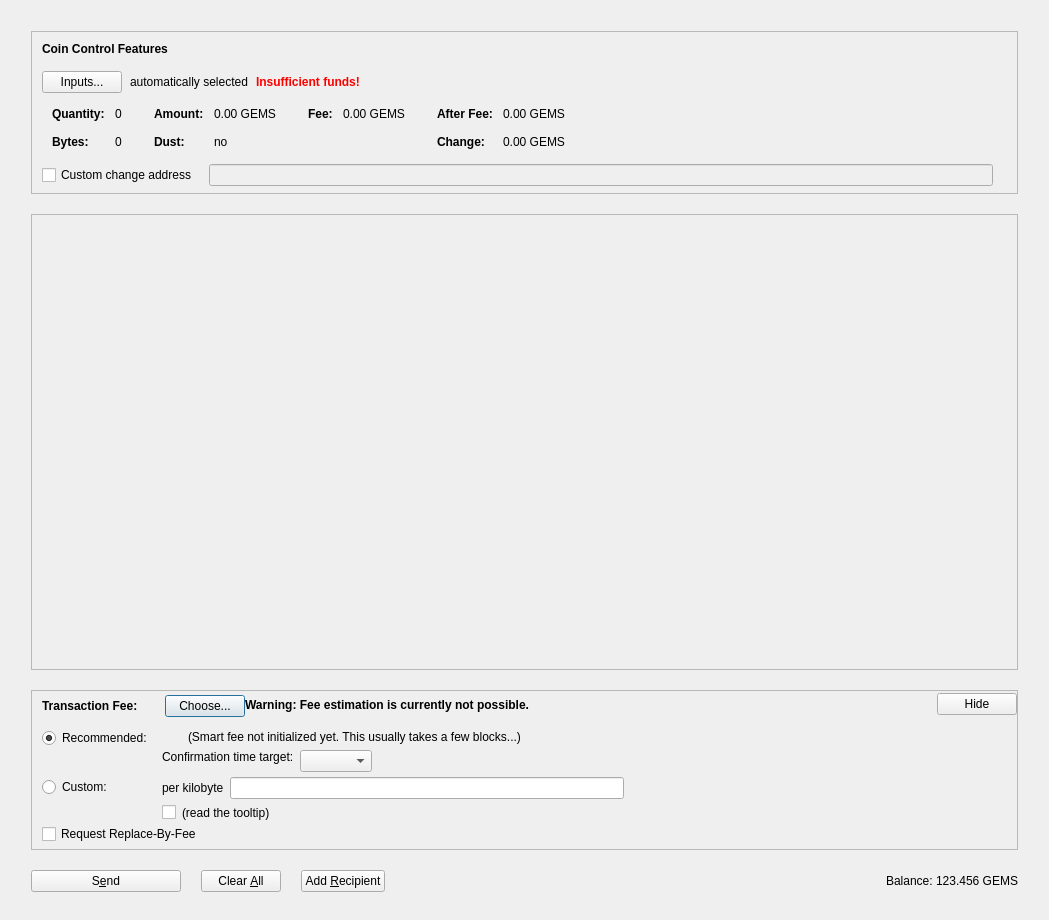
<?xml version="1.0" encoding="UTF-8"?>
<ui version="4.0">
 <class>SendCoinsDialog</class>
 <widget class="QDialog" name="SendCoinsDialog">
  <property name="geometry">
   <rect>
    <x>0</x>
    <y>0</y>
    <width>1049</width>
    <height>920</height>
   </rect>
  </property>
  <property name="windowTitle">
   <string>Send Coins</string>
  </property>
  <layout class="QVBoxLayout" name="verticalLayout" stretch="0">
   <property name="bottomMargin">
    <number>8</number>
   </property>
   <item>
    <layout class="QVBoxLayout" name="verticalLayout_3">
     <property name="spacing">
      <number>20</number>
     </property>
     <property name="leftMargin">
      <number>20</number>
     </property>
     <property name="topMargin">
      <number>20</number>
     </property>
     <property name="rightMargin">
      <number>20</number>
     </property>
     <property name="bottomMargin">
      <number>20</number>
     </property>
     <item>
      <widget class="QFrame" name="frameCoinControl">
       <property name="sizePolicy">
        <sizepolicy hsizetype="Expanding" vsizetype="Fixed">
         <horstretch>0</horstretch>
         <verstretch>0</verstretch>
        </sizepolicy>
       </property>
       <property name="maximumSize">
        <size>
         <width>16777215</width>
         <height>16777215</height>
        </size>
       </property>
       <property name="frameShape">
        <enum>QFrame::StyledPanel</enum>
       </property>
       <property name="frameShadow">
        <enum>QFrame::Sunken</enum>
       </property>
       <layout class="QVBoxLayout" name="verticalLayoutCoinControl2">
        <property name="spacing">
         <number>0</number>
        </property>
        <property name="leftMargin">
         <number>0</number>
        </property>
        <property name="topMargin">
         <number>0</number>
        </property>
        <property name="rightMargin">
         <number>0</number>
        </property>
        <property name="bottomMargin">
         <number>6</number>
        </property>
        <item>
         <layout class="QVBoxLayout" name="verticalLayoutCoinControl" stretch="0,0,0,0,0">
          <property name="spacing">
           <number>0</number>
          </property>
          <property name="leftMargin">
           <number>10</number>
          </property>
          <property name="topMargin">
           <number>10</number>
          </property>
          <item>
           <layout class="QHBoxLayout" name="horizontalLayoutCoinControl1">
            <property name="bottomMargin">
             <number>15</number>
            </property>
            <item>
             <widget class="QLabel" name="labelCoinControlFeatures">
              <property name="sizePolicy">
               <sizepolicy hsizetype="Preferred" vsizetype="Maximum">
                <horstretch>0</horstretch>
                <verstretch>0</verstretch>
               </sizepolicy>
              </property>
              <property name="font">
               <font>
                <weight>75</weight>
                <bold>true</bold>
               </font>
              </property>
              <property name="styleSheet">
               <string notr="true">font-weight:bold;</string>
              </property>
              <property name="text">
               <string>Coin Control Features</string>
              </property>
             </widget>
            </item>
           </layout>
          </item>
          <item>
           <layout class="QHBoxLayout" name="horizontalLayoutCoinControl2" stretch="0,0,0,0">
            <property name="spacing">
             <number>8</number>
            </property>
            <property name="bottomMargin">
             <number>10</number>
            </property>
            <item>
             <widget class="QPushButton" name="pushButtonCoinControl">
              <property name="styleSheet">
               <string notr="true"/>
              </property>
              <property name="text">
               <string>Inputs...</string>
              </property>
              <property name="autoDefault">
               <bool>false</bool>
              </property>
             </widget>
            </item>
            <item>
             <widget class="QLabel" name="labelCoinControlAutomaticallySelected">
              <property name="text">
               <string>automatically selected</string>
              </property>
              <property name="margin">
               <number>5</number>
              </property>
             </widget>
            </item>
            <item>
             <widget class="QLabel" name="labelCoinControlInsuffFunds">
              <property name="font">
               <font>
                <weight>75</weight>
                <bold>true</bold>
               </font>
              </property>
              <property name="styleSheet">
               <string notr="true">color:red;font-weight:bold;</string>
              </property>
              <property name="text">
               <string>Insufficient funds!</string>
              </property>
              <property name="margin">
               <number>5</number>
              </property>
             </widget>
            </item>
            <item>
             <spacer name="horizontalSpacerCoinControl">
              <property name="orientation">
               <enum>Qt::Horizontal</enum>
              </property>
              <property name="sizeHint" stdset="0">
               <size>
                <width>40</width>
                <height>1</height>
               </size>
              </property>
             </spacer>
            </item>
           </layout>
          </item>
          <item>
           <widget class="QWidget" name="widgetCoinControl" native="true">
            <property name="sizePolicy">
             <sizepolicy hsizetype="Preferred" vsizetype="Preferred">
              <horstretch>0</horstretch>
              <verstretch>0</verstretch>
             </sizepolicy>
            </property>
            <property name="minimumSize">
             <size>
              <width>0</width>
              <height>0</height>
             </size>
            </property>
            <property name="styleSheet">
             <string notr="true"/>
            </property>
            <layout class="QHBoxLayout" name="horizontalLayoutCoinControl5">
             <property name="leftMargin">
              <number>0</number>
             </property>
             <property name="topMargin">
              <number>0</number>
             </property>
             <property name="rightMargin">
              <number>0</number>
             </property>
             <property name="bottomMargin">
              <number>0</number>
             </property>
             <item>
              <layout class="QHBoxLayout" name="horizontalLayoutCoinControl3" stretch="0,0,0,1">
               <property name="spacing">
                <number>20</number>
               </property>
               <property name="topMargin">
                <number>0</number>
               </property>
               <property name="bottomMargin">
                <number>10</number>
               </property>
               <item>
                <layout class="QFormLayout" name="formLayoutCoinControl1">
                 <property name="horizontalSpacing">
                  <number>10</number>
                 </property>
                 <property name="verticalSpacing">
                  <number>14</number>
                 </property>
                 <property name="leftMargin">
                  <number>10</number>
                 </property>
                 <property name="topMargin">
                  <number>4</number>
                 </property>
                 <property name="rightMargin">
                  <number>6</number>
                 </property>
                 <item row="0" column="0">
                  <widget class="QLabel" name="labelCoinControlQuantityText">
                   <property name="font">
                    <font>
                     <weight>75</weight>
                     <bold>true</bold>
                    </font>
                   </property>
                   <property name="text">
                    <string>Quantity:</string>
                   </property>
                   <property name="margin">
                    <number>0</number>
                   </property>
                  </widget>
                 </item>
                 <item row="0" column="1">
                  <widget class="QLabel" name="labelCoinControlQuantity">
                   <property name="cursor">
                    <cursorShape>IBeamCursor</cursorShape>
                   </property>
                   <property name="contextMenuPolicy">
                    <enum>Qt::ActionsContextMenu</enum>
                   </property>
                   <property name="text">
                    <string notr="true">0</string>
                   </property>
                   <property name="margin">
                    <number>0</number>
                   </property>
                   <property name="textInteractionFlags">
                    <set>Qt::LinksAccessibleByMouse|Qt::TextSelectableByKeyboard|Qt::TextSelectableByMouse</set>
                   </property>
                  </widget>
                 </item>
                 <item row="1" column="0">
                  <widget class="QLabel" name="labelCoinControlBytesText">
                   <property name="font">
                    <font>
                     <weight>75</weight>
                     <bold>true</bold>
                    </font>
                   </property>
                   <property name="text">
                    <string>Bytes:</string>
                   </property>
                  </widget>
                 </item>
                 <item row="1" column="1">
                  <widget class="QLabel" name="labelCoinControlBytes">
                   <property name="cursor">
                    <cursorShape>IBeamCursor</cursorShape>
                   </property>
                   <property name="contextMenuPolicy">
                    <enum>Qt::ActionsContextMenu</enum>
                   </property>
                   <property name="text">
                    <string notr="true">0</string>
                   </property>
                   <property name="textInteractionFlags">
                    <set>Qt::LinksAccessibleByMouse|Qt::TextSelectableByKeyboard|Qt::TextSelectableByMouse</set>
                   </property>
                  </widget>
                 </item>
                </layout>
               </item>
               <item>
                <layout class="QFormLayout" name="formLayoutCoinControl2">
                 <property name="horizontalSpacing">
                  <number>10</number>
                 </property>
                 <property name="verticalSpacing">
                  <number>14</number>
                 </property>
                 <property name="leftMargin">
                  <number>6</number>
                 </property>
                 <property name="topMargin">
                  <number>4</number>
                 </property>
                 <property name="rightMargin">
                  <number>6</number>
                 </property>
                 <item row="0" column="0">
                  <widget class="QLabel" name="labelCoinControlAmountText">
                   <property name="font">
                    <font>
                     <weight>75</weight>
                     <bold>true</bold>
                    </font>
                   </property>
                   <property name="text">
                    <string>Amount:</string>
                   </property>
                   <property name="margin">
                    <number>0</number>
                   </property>
                  </widget>
                 </item>
                 <item row="0" column="1">
                  <widget class="QLabel" name="labelCoinControlAmount">
                   <property name="cursor">
                    <cursorShape>IBeamCursor</cursorShape>
                   </property>
                   <property name="contextMenuPolicy">
                    <enum>Qt::ActionsContextMenu</enum>
                   </property>
                   <property name="text">
                    <string notr="true">0.00 GEMS</string>
                   </property>
                   <property name="textInteractionFlags">
                    <set>Qt::LinksAccessibleByMouse|Qt::TextSelectableByKeyboard|Qt::TextSelectableByMouse</set>
                   </property>
                  </widget>
                 </item>
                 <item row="1" column="0">
                  <widget class="QLabel" name="labelCoinControlLowOutputText">
                   <property name="font">
                    <font>
                     <weight>75</weight>
                     <bold>true</bold>
                    </font>
                   </property>
                   <property name="text">
                    <string>Dust:</string>
                   </property>
                  </widget>
                 </item>
                 <item row="1" column="1">
                  <widget class="QLabel" name="labelCoinControlLowOutput">
                   <property name="cursor">
                    <cursorShape>IBeamCursor</cursorShape>
                   </property>
                   <property name="contextMenuPolicy">
                    <enum>Qt::ActionsContextMenu</enum>
                   </property>
                   <property name="text">
                    <string notr="true">no</string>
                   </property>
                   <property name="textInteractionFlags">
                    <set>Qt::LinksAccessibleByMouse|Qt::TextSelectableByKeyboard|Qt::TextSelectableByMouse</set>
                   </property>
                  </widget>
                 </item>
                </layout>
               </item>
               <item>
                <layout class="QFormLayout" name="formLayoutCoinControl3">
                 <property name="horizontalSpacing">
                  <number>10</number>
                 </property>
                 <property name="verticalSpacing">
                  <number>14</number>
                 </property>
                 <property name="leftMargin">
                  <number>6</number>
                 </property>
                 <property name="topMargin">
                  <number>4</number>
                 </property>
                 <property name="rightMargin">
                  <number>6</number>
                 </property>
                 <item row="0" column="0">
                  <widget class="QLabel" name="labelCoinControlFeeText">
                   <property name="font">
                    <font>
                     <weight>75</weight>
                     <bold>true</bold>
                    </font>
                   </property>
                   <property name="text">
                    <string>Fee:</string>
                   </property>
                   <property name="margin">
                    <number>0</number>
                   </property>
                  </widget>
                 </item>
                 <item row="0" column="1">
                  <widget class="QLabel" name="labelCoinControlFee">
                   <property name="cursor">
                    <cursorShape>IBeamCursor</cursorShape>
                   </property>
                   <property name="contextMenuPolicy">
                    <enum>Qt::ActionsContextMenu</enum>
                   </property>
                   <property name="text">
                    <string notr="true">0.00 GEMS</string>
                   </property>
                   <property name="textInteractionFlags">
                    <set>Qt::LinksAccessibleByMouse|Qt::TextSelectableByKeyboard|Qt::TextSelectableByMouse</set>
                   </property>
                  </widget>
                 </item>
                </layout>
               </item>
               <item>
                <layout class="QFormLayout" name="formLayoutCoinControl4">
                 <property name="horizontalSpacing">
                  <number>10</number>
                 </property>
                 <property name="verticalSpacing">
                  <number>14</number>
                 </property>
                 <property name="leftMargin">
                  <number>6</number>
                 </property>
                 <property name="topMargin">
                  <number>4</number>
                 </property>
                 <property name="rightMargin">
                  <number>6</number>
                 </property>
                 <item row="0" column="0">
                  <widget class="QLabel" name="labelCoinControlAfterFeeText">
                   <property name="font">
                    <font>
                     <weight>75</weight>
                     <bold>true</bold>
                    </font>
                   </property>
                   <property name="text">
                    <string>After Fee:</string>
                   </property>
                   <property name="margin">
                    <number>0</number>
                   </property>
                  </widget>
                 </item>
                 <item row="0" column="1">
                  <widget class="QLabel" name="labelCoinControlAfterFee">
                   <property name="cursor">
                    <cursorShape>IBeamCursor</cursorShape>
                   </property>
                   <property name="contextMenuPolicy">
                    <enum>Qt::ActionsContextMenu</enum>
                   </property>
                   <property name="text">
                    <string notr="true">0.00 GEMS</string>
                   </property>
                   <property name="textInteractionFlags">
                    <set>Qt::LinksAccessibleByMouse|Qt::TextSelectableByKeyboard|Qt::TextSelectableByMouse</set>
                   </property>
                  </widget>
                 </item>
                 <item row="1" column="0">
                  <widget class="QLabel" name="labelCoinControlChangeText">
                   <property name="font">
                    <font>
                     <weight>75</weight>
                     <bold>true</bold>
                    </font>
                   </property>
                   <property name="text">
                    <string>Change:</string>
                   </property>
                  </widget>
                 </item>
                 <item row="1" column="1">
                  <widget class="QLabel" name="labelCoinControlChange">
                   <property name="cursor">
                    <cursorShape>IBeamCursor</cursorShape>
                   </property>
                   <property name="contextMenuPolicy">
                    <enum>Qt::ActionsContextMenu</enum>
                   </property>
                   <property name="text">
                    <string notr="true">0.00 GEMS</string>
                   </property>
                   <property name="textInteractionFlags">
                    <set>Qt::LinksAccessibleByMouse|Qt::TextSelectableByKeyboard|Qt::TextSelectableByMouse</set>
                   </property>
                  </widget>
                 </item>
                </layout>
               </item>
              </layout>
             </item>
            </layout>
           </widget>
          </item>
          <item>
           <layout class="QHBoxLayout" name="horizontalLayoutCoinControl4" stretch="0,0,0">
            <property name="spacing">
             <number>12</number>
            </property>
            <property name="sizeConstraint">
             <enum>QLayout::SetDefaultConstraint</enum>
            </property>
            <property name="topMargin">
             <number>5</number>
            </property>
            <property name="rightMargin">
             <number>5</number>
            </property>
            <item>
             <widget class="QCheckBox" name="checkBoxCoinControlChange">
              <property name="toolTip">
               <string>If this is activated, but the change address is empty or invalid, change will be sent to a newly generated address.</string>
              </property>
              <property name="text">
               <string>Custom change address</string>
              </property>
             </widget>
            </item>
            <item>
             <widget class="QValidatedLineEdit" name="lineEditCoinControlChange">
              <property name="enabled">
               <bool>false</bool>
              </property>
              <property name="sizePolicy">
               <sizepolicy hsizetype="Expanding" vsizetype="Fixed">
                <horstretch>0</horstretch>
                <verstretch>0</verstretch>
               </sizepolicy>
              </property>
             </widget>
            </item>
            <item>
             <widget class="QLabel" name="labelCoinControlChangeLabel">
              <property name="sizePolicy">
               <sizepolicy hsizetype="Preferred" vsizetype="Expanding">
                <horstretch>0</horstretch>
                <verstretch>0</verstretch>
               </sizepolicy>
              </property>
              <property name="minimumSize">
               <size>
                <width>0</width>
                <height>0</height>
               </size>
              </property>
              <property name="text">
               <string/>
              </property>
              <property name="margin">
               <number>3</number>
              </property>
             </widget>
            </item>
           </layout>
          </item>
          <item>
           <spacer name="verticalSpacerCoinControl">
            <property name="orientation">
             <enum>Qt::Vertical</enum>
            </property>
            <property name="sizeHint" stdset="0">
             <size>
              <width>800</width>
              <height>1</height>
             </size>
            </property>
           </spacer>
          </item>
         </layout>
        </item>
       </layout>
      </widget>
     </item>
     <item>
      <widget class="QScrollArea" name="scrollArea">
       <property name="widgetResizable">
        <bool>true</bool>
       </property>
       <widget class="QWidget" name="scrollAreaWidgetContents">
        <property name="geometry">
         <rect>
          <x>0</x>
          <y>0</y>
          <width>989</width>
          <height>355</height>
         </rect>
        </property>
        <layout class="QVBoxLayout" name="verticalLayout_2" stretch="0,0">
         <property name="leftMargin">
          <number>0</number>
         </property>
         <property name="topMargin">
          <number>0</number>
         </property>
         <property name="rightMargin">
          <number>0</number>
         </property>
         <property name="bottomMargin">
          <number>0</number>
         </property>
         <item>
          <layout class="QVBoxLayout" name="entries">
           <property name="spacing">
            <number>6</number>
           </property>
          </layout>
         </item>
         <item>
          <spacer name="verticalSpacer">
           <property name="orientation">
            <enum>Qt::Vertical</enum>
           </property>
           <property name="sizeType">
            <enum>QSizePolicy::MinimumExpanding</enum>
           </property>
           <property name="sizeHint" stdset="0">
            <size>
             <width>20</width>
             <height>200</height>
            </size>
           </property>
          </spacer>
         </item>
        </layout>
       </widget>
      </widget>
     </item>
     <item>
      <widget class="QFrame" name="frameFee">
       <property name="sizePolicy">
        <sizepolicy hsizetype="Expanding" vsizetype="Fixed">
         <horstretch>0</horstretch>
         <verstretch>0</verstretch>
        </sizepolicy>
       </property>
       <property name="maximumSize">
        <size>
         <width>16777215</width>
         <height>16777215</height>
        </size>
       </property>
       <property name="frameShape">
        <enum>QFrame::StyledPanel</enum>
       </property>
       <property name="frameShadow">
        <enum>QFrame::Sunken</enum>
       </property>
       <layout class="QVBoxLayout" name="verticalLayoutFee1">
        <property name="spacing">
         <number>0</number>
        </property>
        <property name="leftMargin">
         <number>0</number>
        </property>
        <property name="topMargin">
         <number>0</number>
        </property>
        <property name="rightMargin">
         <number>0</number>
        </property>
        <property name="bottomMargin">
         <number>0</number>
        </property>
        <item>
         <layout class="QVBoxLayout" name="verticalLayoutFee2" stretch="0,0,0">
          <property name="spacing">
           <number>0</number>
          </property>
          <property name="leftMargin">
           <number>10</number>
          </property>
          <property name="topMargin">
           <number>0</number>
          </property>
          <item>
           <layout class="QHBoxLayout" name="horizontalLayoutFee1">
            <property name="bottomMargin">
             <number>0</number>
            </property>
            <item>
             <layout class="QVBoxLayout" name="verticalLayoutFee7">
              <property name="spacing">
               <number>0</number>
              </property>
              <item>
               <spacer name="verticalSpacerSmartFee">
                <property name="orientation">
                 <enum>Qt::Vertical</enum>
                </property>
                <property name="sizeType">
                 <enum>QSizePolicy::Fixed</enum>
                </property>
                <property name="sizeHint" stdset="0">
                 <size>
                  <width>1</width>
                  <height>4</height>
                 </size>
                </property>
               </spacer>
              </item>
              <item>
               <layout class="QHBoxLayout" name="horizontalLayoutSmartFee">
                <property name="spacing">
                 <number>10</number>
                </property>
                <item>
                 <widget class="QLabel" name="labelFeeHeadline">
                  <property name="sizePolicy">
                   <sizepolicy hsizetype="Preferred" vsizetype="Maximum">
                    <horstretch>0</horstretch>
                    <verstretch>0</verstretch>
                   </sizepolicy>
                  </property>
                  <property name="font">
                   <font>
                    <weight>75</weight>
                    <bold>true</bold>
                   </font>
                  </property>
                  <property name="styleSheet">
                   <string notr="true">font-weight:bold;</string>
                  </property>
                  <property name="text">
                   <string>Transaction Fee:</string>
                  </property>
                 </widget>
                </item>
                <item>
                 <widget class="QLabel" name="labelFeeMinimized">
                  <property name="text">
                   <string/>
                  </property>
                 </widget>
                </item>
                <item>
                 <widget class="QPushButton" name="buttonChooseFee">
                  <property name="text">
                   <string>Choose...</string>
                  </property>
                 </widget>
                </item>
               </layout>
              </item>
              <item>
               <spacer name="verticalSpacer_5">
                <property name="orientation">
                 <enum>Qt::Vertical</enum>
                </property>
                <property name="sizeHint" stdset="0">
                 <size>
                  <width>1</width>
                  <height>1</height>
                 </size>
                </property>
               </spacer>
              </item>
             </layout>
            </item>
            <item>
             <widget class="QLabel" name="fallbackFeeWarningLabel">
              <property name="font">
               <font>
                <weight>75</weight>
                <bold>true</bold>
               </font>
              </property>
              <property name="toolTip">
               <string>Using the fallbackfee can result in sending a transaction that will take several hours or days (or never) to confirm. Consider choosing your fee manually or wait until you have validated the complete chain.</string>
              </property>
              <property name="text">
               <string>Warning: Fee estimation is currently not possible.</string>
              </property>
              <property name="wordWrap">
               <bool>false</bool>
              </property>
             </widget>
            </item>
            <item>
             <spacer name="horizontalSpacer_4">
              <property name="orientation">
               <enum>Qt::Horizontal</enum>
              </property>
              <property name="sizeType">
               <enum>QSizePolicy::MinimumExpanding</enum>
              </property>
              <property name="sizeHint" stdset="0">
               <size>
                <width>40</width>
                <height>20</height>
               </size>
              </property>
             </spacer>
            </item>
            <item>
             <widget class="QPushButton" name="buttonMinimizeFee">
              <property name="toolTip">
               <string>collapse fee-settings</string>
              </property>
              <property name="text">
               <string>Hide</string>
              </property>
             </widget>
            </item>
           </layout>
          </item>
          <item>
           <widget class="QFrame" name="frameFeeSelection">
            <layout class="QVBoxLayout" name="verticalLayoutFee12">
             <property name="spacing">
              <number>0</number>
             </property>
             <property name="leftMargin">
              <number>0</number>
             </property>
             <property name="topMargin">
              <number>0</number>
             </property>
             <property name="rightMargin">
              <number>0</number>
             </property>
             <property name="bottomMargin">
              <number>0</number>
             </property>
             <item>
              <layout class="QGridLayout" name="gridLayoutFee">
               <property name="topMargin">
                <number>10</number>
               </property>
               <property name="bottomMargin">
                <number>4</number>
               </property>
               <property name="horizontalSpacing">
                <number>10</number>
               </property>
               <property name="verticalSpacing">
                <number>4</number>
               </property>
               <item row="1" column="1">
                <layout class="QVBoxLayout" name="verticalLayoutFee8">
                 <property name="spacing">
                  <number>6</number>
                 </property>
                 <item>
                  <layout class="QHBoxLayout" name="horizontalLayoutFee13">
                   <item>
                    <widget class="QLabel" name="labelCustomPerKilobyte">
                     <property name="toolTip">
                      <string>If the custom fee is set to 1000 satoshis and the transaction is only 250 bytes, then &quot;per kilobyte&quot; only pays 250 satoshis in fee, while &quot;total at least&quot; pays 1000 satoshis. For transactions bigger than a kilobyte both pay by kilobyte.</string>
                     </property>
                     <property name="text">
                      <string>per kilobyte</string>
                     </property>
                    </widget>
                   </item>
                   <item>
                    <widget class="GemmaAmountField" name="customFee"/>
                   </item>
                   <item>
                    <spacer name="horizontalSpacer_6">
                     <property name="orientation">
                      <enum>Qt::Horizontal</enum>
                     </property>
                     <property name="sizeHint" stdset="0">
                      <size>
                       <width>1</width>
                       <height>1</height>
                      </size>
                     </property>
                    </spacer>
                   </item>
                  </layout>
                 </item>
                 <item>
                  <layout class="QHBoxLayout" name="horizontalLayoutFee8">
                   <item>
                    <widget class="QCheckBox" name="checkBoxMinimumFee">
                     <property name="toolTip">
                      <string>Paying only the minimum fee is just fine as long as there is less transaction volume than space in the blocks. But be aware that this can end up in a never confirming transaction once there is more demand for gemma transactions than the network can process.</string>
                     </property>
                     <property name="text">
                      <string/>
                     </property>
                    </widget>
                   </item>
                   <item>
                    <widget class="QLabel" name="labelMinFeeWarning">
                     <property name="enabled">
                      <bool>true</bool>
                     </property>
                     <property name="toolTip">
                      <string>Paying only the minimum fee is just fine as long as there is less transaction volume than space in the blocks. But be aware that this can end up in a never confirming transaction once there is more demand for gemma transactions than the network can process.</string>
                     </property>
                     <property name="text">
                      <string>(read the tooltip)</string>
                     </property>
                     <property name="margin">
                      <number>5</number>
                     </property>
                    </widget>
                   </item>
                   <item>
                    <spacer name="horizontalSpacer_2">
                     <property name="orientation">
                      <enum>Qt::Horizontal</enum>
                     </property>
                     <property name="sizeHint" stdset="0">
                      <size>
                       <width>1</width>
                       <height>1</height>
                      </size>
                     </property>
                    </spacer>
                   </item>
                  </layout>
                 </item>
                </layout>
               </item>
               <item row="0" column="0">
                <layout class="QVBoxLayout" name="verticalLayoutFee4" stretch="0,1">
                 <item>
                  <widget class="QRadioButton" name="radioSmartFee">
                   <property name="text">
                    <string>Recommended:</string>
                   </property>
                   <property name="checked">
                    <bool>true</bool>
                   </property>
                   <attribute name="buttonGroup">
                    <string notr="true">groupFee</string>
                   </attribute>
                  </widget>
                 </item>
                 <item>
                  <spacer name="verticalSpacer_2">
                   <property name="orientation">
                    <enum>Qt::Vertical</enum>
                   </property>
                   <property name="sizeHint" stdset="0">
                    <size>
                     <width>1</width>
                     <height>1</height>
                    </size>
                   </property>
                  </spacer>
                 </item>
                </layout>
               </item>
               <item row="1" column="0">
                <layout class="QVBoxLayout" name="verticalLayoutFee9" stretch="0,1">
                 <item>
                  <widget class="QRadioButton" name="radioCustomFee">
                   <property name="text">
                    <string>Custom:</string>
                   </property>
                   <attribute name="buttonGroup">
                    <string notr="true">groupFee</string>
                   </attribute>
                  </widget>
                 </item>
                 <item>
                  <spacer name="verticalSpacer_6">
                   <property name="orientation">
                    <enum>Qt::Vertical</enum>
                   </property>
                   <property name="sizeHint" stdset="0">
                    <size>
                     <width>1</width>
                     <height>1</height>
                    </size>
                   </property>
                  </spacer>
                 </item>
                </layout>
               </item>
               <item row="0" column="1">
                <layout class="QVBoxLayout" name="verticalLayoutFee3" stretch="0,0,1">
                 <property name="spacing">
                  <number>6</number>
                 </property>
                 <property name="topMargin">
                  <number>2</number>
                 </property>
                 <item>
                  <layout class="QHBoxLayout" name="horizontalLayoutFee12">
                   <item>
                    <widget class="QLabel" name="labelSmartFee">
                     <property name="text">
                      <string/>
                     </property>
                     <property name="margin">
                      <number>2</number>
                     </property>
                    </widget>
                   </item>
                   <item>
                    <widget class="QLabel" name="labelFeeEstimation">
                     <property name="text">
                      <string/>
                     </property>
                    </widget>
                   </item>
                   <item>
                    <widget class="QLabel" name="labelSmartFee2">
                     <property name="text">
                      <string>(Smart fee not initialized yet. This usually takes a few blocks...)</string>
                     </property>
                     <property name="margin">
                      <number>2</number>
                     </property>
                    </widget>
                   </item>
                   <item>
                    <spacer name="horizontalSpacer_5">
                     <property name="orientation">
                      <enum>Qt::Horizontal</enum>
                     </property>
                     <property name="sizeHint" stdset="0">
                      <size>
                       <width>1</width>
                       <height>1</height>
                      </size>
                     </property>
                    </spacer>
                   </item>
                  </layout>
                 </item>
                 <item>
                  <layout class="QHBoxLayout" name="horizontalLayoutFee9">
                   <item>
                    <layout class="QVBoxLayout" name="verticalLayoutFee6">
                     <item>
                      <widget class="QLabel" name="labelSmartFee3">
                       <property name="text">
                        <string>Confirmation time target:</string>
                       </property>
                       <property name="margin">
                        <number>2</number>
                       </property>
                      </widget>
                     </item>
                     <item>
                      <spacer name="verticalSpacer_3">
                       <property name="orientation">
                        <enum>Qt::Vertical</enum>
                       </property>
                       <property name="sizeHint" stdset="0">
                        <size>
                         <width>1</width>
                         <height>1</height>
                        </size>
                       </property>
                      </spacer>
                     </item>
                    </layout>
                   </item>
                   <item>
                    <layout class="QVBoxLayout" name="verticalLayoutFee5">
                     <property name="rightMargin">
                      <number>30</number>
                     </property>
                     <item>
                      <layout class="QHBoxLayout" name="horizontalLayoutConfTarget">
                       <property name="bottomMargin">
                        <number>0</number>
                       </property>
                       <item>
                        <widget class="QComboBox" name="confTargetSelector"/>
                       </item>
                       <item>
                        <spacer name="horizontalSpacerConfTarget">
                         <property name="orientation">
                          <enum>Qt::Horizontal</enum>
                         </property>
                         <property name="sizeHint" stdset="0">
                          <size>
                           <width>40</width>
                           <height>20</height>
                          </size>
                         </property>
                        </spacer>
                       </item>
                      </layout>
                     </item>
                    </layout>
                   </item>
                  </layout>
                 </item>
                 <item>
                  <spacer name="verticalSpacer_4">
                   <property name="orientation">
                    <enum>Qt::Vertical</enum>
                   </property>
                   <property name="sizeHint" stdset="0">
                    <size>
                     <width>1</width>
                     <height>1</height>
                    </size>
                   </property>
                  </spacer>
                 </item>
                </layout>
               </item>
              </layout>
             </item>
             <item>
              <widget class="QCheckBox" name="optInRBF">
               <property name="toolTip">
                <string>Indicates that the sender may wish to replace this transaction with a new one paying higher fees (prior to being confirmed).</string>
               </property>
               <property name="text">
                <string>Request Replace-By-Fee</string>
               </property>
              </widget>
             </item>
            </layout>
           </widget>
          </item>
          <item>
           <spacer name="verticalSpacerFee">
            <property name="orientation">
             <enum>Qt::Vertical</enum>
            </property>
            <property name="sizeHint" stdset="0">
             <size>
              <width>40</width>
              <height>5</height>
             </size>
            </property>
           </spacer>
          </item>
         </layout>
        </item>
       </layout>
      </widget>
     </item>
     <item>
      <layout class="QHBoxLayout" name="horizontalLayout">
       <item>
        <widget class="QPushButton" name="sendButton">
         <property name="minimumSize">
          <size>
           <width>150</width>
           <height>0</height>
          </size>
         </property>
         <property name="toolTip">
          <string>Confirm the send action</string>
         </property>
         <property name="text">
          <string>S&amp;end</string>
         </property>
         <property name="icon">
          <iconset resource="../gemma.qrc">
           <normaloff>:/icons/send</normaloff>:/icons/send</iconset>
         </property>
         <property name="autoDefault">
          <bool>false</bool>
         </property>
         <property name="default">
          <bool>false</bool>
         </property>
        </widget>
       </item>
       <item>
        <widget class="QPushButton" name="clearButton">
         <property name="sizePolicy">
          <sizepolicy hsizetype="Minimum" vsizetype="Fixed">
           <horstretch>0</horstretch>
           <verstretch>0</verstretch>
          </sizepolicy>
         </property>
         <property name="toolTip">
          <string>Clear all fields of the form.</string>
         </property>
         <property name="text">
          <string>Clear &amp;All</string>
         </property>
         <property name="icon">
          <iconset resource="../gemma.qrc">
           <normaloff>:/icons/remove</normaloff>:/icons/remove</iconset>
         </property>
         <property name="autoDefault">
          <bool>false</bool>
         </property>
        </widget>
       </item>
       <item>
        <widget class="QPushButton" name="addButton">
         <property name="toolTip">
          <string>Send to multiple recipients at once</string>
         </property>
         <property name="text">
          <string>Add &amp;Recipient</string>
         </property>
         <property name="icon">
          <iconset resource="../gemma.qrc">
           <normaloff>:/icons/add</normaloff>:/icons/add</iconset>
         </property>
         <property name="autoDefault">
          <bool>false</bool>
         </property>
        </widget>
       </item>
       <item>
        <spacer name="horizontalSpacer">
         <property name="orientation">
          <enum>Qt::Horizontal</enum>
         </property>
         <property name="sizeHint" stdset="0">
          <size>
           <width>40</width>
           <height>20</height>
          </size>
         </property>
        </spacer>
       </item>
       <item>
        <layout class="QHBoxLayout" name="horizontalLayout_2">
         <property name="spacing">
          <number>3</number>
         </property>
         <item>
          <widget class="QLabel" name="label">
           <property name="sizePolicy">
            <sizepolicy hsizetype="Preferred" vsizetype="Fixed">
             <horstretch>0</horstretch>
             <verstretch>0</verstretch>
            </sizepolicy>
           </property>
           <property name="text">
            <string>Balance:</string>
           </property>
          </widget>
         </item>
         <item>
          <widget class="QLabel" name="labelBalance">
           <property name="sizePolicy">
            <sizepolicy hsizetype="Preferred" vsizetype="Fixed">
             <horstretch>0</horstretch>
             <verstretch>0</verstretch>
            </sizepolicy>
           </property>
           <property name="cursor">
            <cursorShape>IBeamCursor</cursorShape>
           </property>
           <property name="text">
            <string notr="true">123.456 GEMS</string>
           </property>
           <property name="textInteractionFlags">
            <set>Qt::LinksAccessibleByMouse|Qt::TextSelectableByKeyboard|Qt::TextSelectableByMouse</set>
           </property>
          </widget>
         </item>
        </layout>
       </item>
      </layout>
     </item>
    </layout>
   </item>
  </layout>
 </widget>
 <customwidgets>
  <customwidget>
   <class>QValidatedLineEdit</class>
   <extends>QLineEdit</extends>
   <header>qvalidatedlineedit.h</header>
  </customwidget>
  <customwidget>
   <class>GemmaAmountField</class>
   <extends>QLineEdit</extends>
   <header>gemmaamountfield.h</header>
   <container>1</container>
  </customwidget>
 </customwidgets>
 <resources>
  <include location="../gemma.qrc"/>
 </resources>
 <connections/>
 <buttongroups>
  <buttongroup name="groupFee"/>
 </buttongroups>
</ui>
